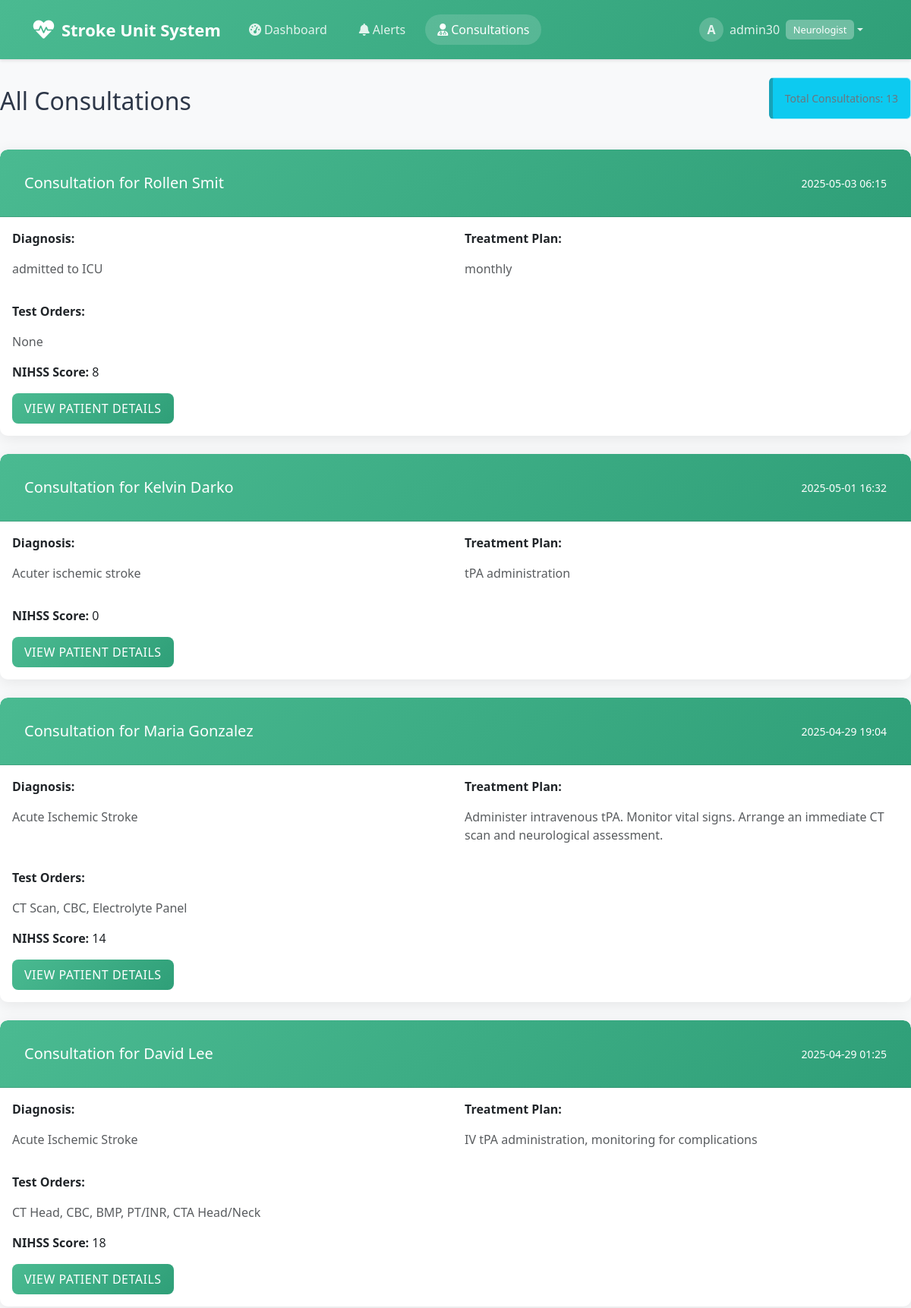
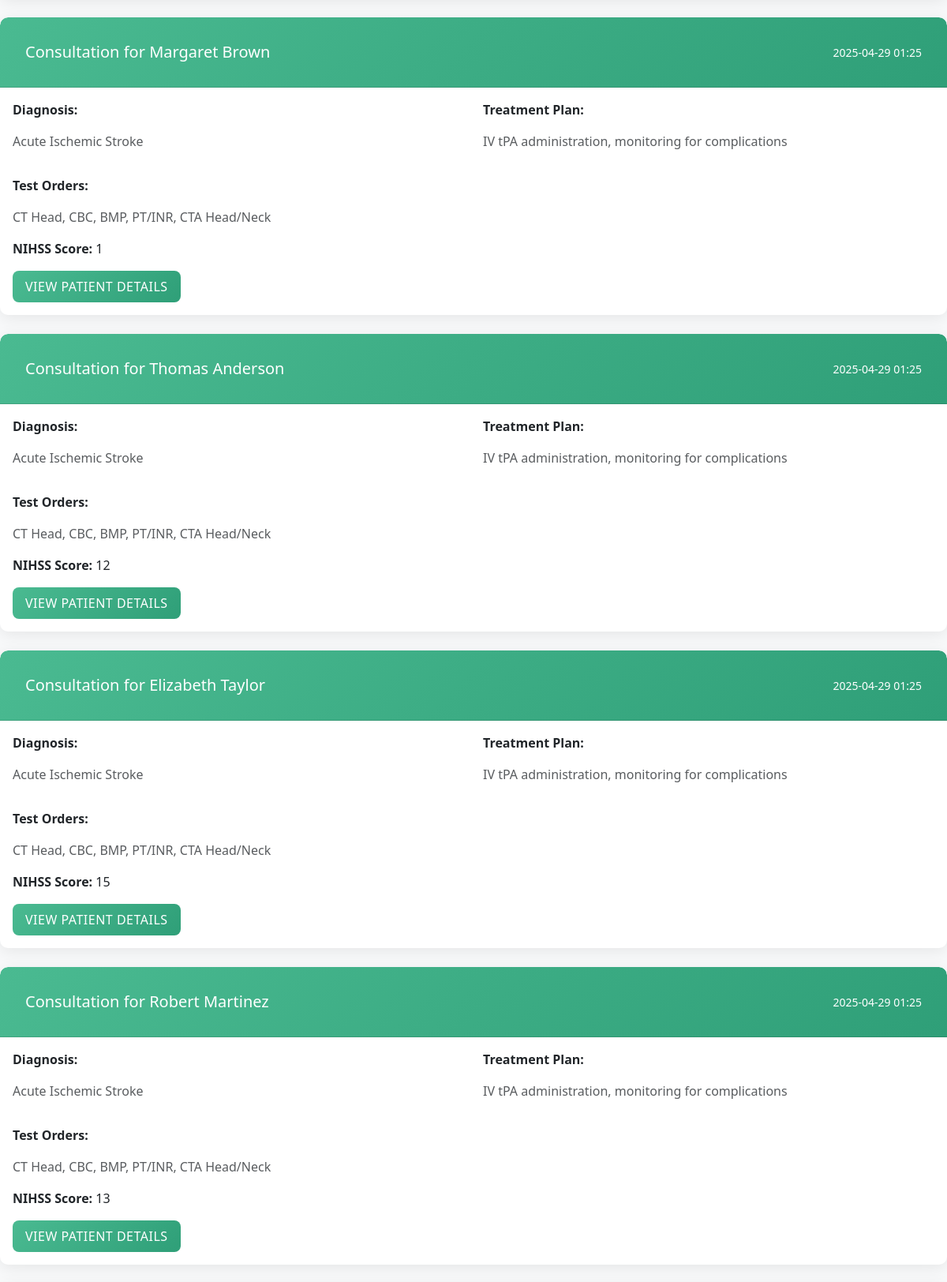
The page /consultations/ (signed in, upper part) on the database its author committed (2 pictures, top to bottom).
### patientsystem/models.py (models this page shows, shortened)
class UserProfile(models.Model):
    user = models.OneToOneField(User, on_delete=models.CASCADE)
    role = models.CharField(max_length=20, choices=[
        ('technician', 'Technician'),
        ('neurologist', 'Neurologist')
    ], default='technician')

class Consultation(models.Model):
    patient = models.ForeignKey(Patient, on_delete=models.CASCADE, related_name='consultations')
    date = models.DateTimeField(auto_now_add=True)
    symptom_onset_time = models.DateTimeField(null=True, blank=True)
    diagnosis = models.TextField()
    treatment_plan = models.TextField()
    test_orders = models.TextField(blank=True)
    vitals = models.OneToOneField(Vitals, on_delete=models.CASCADE)
    nihss_score = models.IntegerField()
    tpa_approved = models.BooleanField(default=False, verbose_name="TPA Approved")
    tpa_approval_notes = models.TextField(blank=True, verbose_name="TPA Approval Notes")

class Patient(models.Model):
    GENDER_CHOICES = [
        ('M', 'Male'),
        ('F', 'Female'),
        ('O', 'Other'),
    ]
    hospital_id = models.CharField(max_length=10, unique=True, blank=True)
    first_name = models.CharField(max_length=100)
    last_name = models.CharField(max_length=100)
    date_of_birth = models.DateField()
    gender = models.CharField(max_length=1, choices=GENDER_CHOICES)
    chief_complaint = models.TextField(blank=True)
    address = models.TextField(blank=True)
    phone_number = models.CharField(max_length=20, blank=True)
    emergency_contact = models.CharField(max_length=100, blank=True)
    medical_history = models.TextField(blank=True)
    current_medications = models.TextField(blank=True)
    allergies = models.TextField(blank=True)
    vitals = models.OneToOneField(Vitals, on_delete=models.CASCADE)
    nihss_score = models.IntegerField(default=0)
    nihss_last_updated = models.DateTimeField(auto_now=True)
    created_at = models.DateTimeField(auto_now_add=True)
    updated_at = models.DateTimeField(auto_now=True)
    @property
    def name(self):
        return f"{self.first_name} {self.last_name}"

### patientsystem/decorators.py (the view)
        def wrapped_view(request, *args, **kwargs):
            if not check_role(request.user):
                messages.error(request, f'Only {role}s can access this page.')
                return redirect('patientsystem:dashboard')
            return view_func(request, *args, **kwargs)

### patientsystem/views.py (called while the page is built)
@login_required
@neurologist_required
def consultations(request):
    try:
        consultations = Consultation.objects.all().order_by('-date')
        return render(request, 'patientsystem/consultations.html', {
            'consultations': consultations
        })
    except Exception as e:
        messages.error(request, f'Error accessing consultations: {str(e)}')
        return redirect('patientsystem:dashboard')

### templates/patientsystem/consultations.html (shortened to what this page needs)
{% extends 'base.html' %}
{% block content %}
<div class="d-flex justify-content-between align-items-center mb-4">
    <h2>All Consultations</h2>
    <div class="alert alert-info">
        Total Consultations: {{ consultations|length }}
    </div>
</div>
<div class="row">
    {% for consultation in consultations %}
    <div class="col-12 mb-4">
        <div class="card">
            <div class="card-header bg-primary text-white">
                <div class="d-flex justify-content-between align-items-center">
                    <h5 class="card-title mb-0">
                        Consultation for {{ consultation.patient.name }}
                    </h5>
                    <small>{{ consultation.date|date:"Y-m-d H:i" }}</small>
                </div>
            </div>
            <div class="card-body">
                <div class="row">
                    <div class="col-md-6">
                        <p><strong>Diagnosis:</strong></p>
                        <p class="text-muted">{{ consultation.diagnosis }}</p>
                    </div>
                    <div class="col-md-6">
                        <p><strong>Treatment Plan:</strong></p>
                        <p class="text-muted">{{ consultation.treatment_plan }}</p>
                    </div>
                </div>
                {% if consultation.test_orders %}
                <div class="mt-3">
                    <p><strong>Test Orders:</strong></p>
                    <p class="text-muted">{{ consultation.test_orders }}</p>
                </div>
                {% endif %}
                <div class="mt-3">
                    <p><strong>NIHSS Score:</strong> {{ consultation.nihss_score }}</p>
                </div>
                <div class="mt-3">
                    <a href="{% url 'patientsystem:patient_detail' consultation.patient.id %}" class="btn btn-primary">
                        View Patient Details
                    </a>
                </div>
            </div>
        </div>
    </div>
    {% empty %}
    <div class="col-12">
        <div class="alert alert-success">
            No consultations recorded yet.
        </div>
    </div>
    {% endfor %}
</div>
{% endblock %}

### templates/base.html (shortened to what this page needs)
{% load static %}
<!DOCTYPE html>
<html lang="en">
<head>
    <link href="https://cdn.jsdelivr.net/npm/bootstrap@5.3.0/dist/css/bootstrap.min.css" rel="stylesheet">
    <link href="https://cdnjs.cloudflare.com/ajax/libs/font-awesome/6.0.0/css/all.min.css" rel="stylesheet">
    <link href="{% static 'css/style.css' %}" rel="stylesheet">
</head>
<body class="d-flex flex-column min-vh-100">
    <nav class="navbar navbar-expand-lg navbar-dark sticky-top">
        <div class="container">
            <a class="navbar-brand d-flex align-items-center" href="{% url 'patientsystem:dashboard' %}">
                <i class="fas fa-heartbeat me-2 fa-lg pulse"></i>
                <span>Stroke Unit System</span>
            </a>
            <div class="collapse navbar-collapse" id="navbarNav">
                <ul class="navbar-nav me-auto">
                    {% if user.is_authenticated %}
                    <li class="nav-item">
                        <a class="nav-link rounded-pill px-3 {% if request.resolver_match.url_name == 'dashboard' %}active{% endif %}" href="{% url 'patientsystem:dashboard' %}">
                            <i class="fas fa-tachometer-alt me-1"></i>Dashboard
                        </a>
                    </li>
                    <li class="nav-item">
                        <a class="nav-link rounded-pill px-3 {% if request.resolver_match.url_name == 'alerts' %}active{% endif %}" href="{% url 'patientsystem:alerts' %}">
                            <i class="fas fa-bell me-1"></i>Alerts
                        </a>
                    </li>
                    {% if user.userprofile.role == 'neurologist' %}
                    <li class="nav-item">
                        <a class="nav-link rounded-pill px-3 {% if request.resolver_match.url_name == 'consultations' %}active{% endif %}" href="{% url 'patientsystem:consultations' %}">
                            <i class="fas fa-user-md me-1"></i>Consultations
                        </a>
                    </li>
                    {% endif %}
                    {% endif %}
                </ul>
                <ul class="navbar-nav">
                    {% if user.is_authenticated %}
                    <li class="nav-item dropdown">
                        <a class="nav-link dropdown-toggle rounded-pill px-3 d-flex align-items-center" href="#" id="navbarDropdown" role="button" data-bs-toggle="dropdown">
                            <div class="avatar-circle me-2">{{ user.username.0|upper }}</div>
                            <span>{{ user.username }}</span>
                            <span class="badge ms-2 role-badge">{{ user.userprofile.get_role_display }}</span>
                        </a>
                    </li>
                    {% endif %}
                </ul>
            </div>
        </div>
    </nav>
    <main class="flex-grow-1 py-4">
        {% block content %}{% endblock %}
    </main>
</body>
</html>

### static/css/style.css (style rules this page uses)
* { margin: 0; padding: 0; box-sizing: border-box; }
:root { --primary-color: #4aba91; --primary-dark: #2f9f78; --primary-light: #e6f7f2; --secondary-color: #6c757d; --success-color: #2f9f78; --danger-color: #dc3545; --warning-color: #ffc107; --info-color: #4aba91; --light-color: #f8f9fa; --dark-color: #212529; --border-radius: 12px; --box-shadow: 0 4px 20px rgba(0, 0, 0, 0.08); }
body { font-family: 'Poppins', sans-serif; background-color: #f5f7fb; color: #2d3748; min-height: 100vh; }
.navbar { background: linear-gradient(135deg, #4aba91 0%, #2f9f78 100%) !important; box-shadow: 0 2px 10px rgba(0, 0, 0, 0.1); padding: 15px 0; }
.navbar-brand { font-weight: 600; font-size: 22px; color: white !important; }
.navbar-dark .navbar-nav .nav-link { color: rgba(255, 255, 255, 0.85); font-weight: 500; transition: all 0.3s ease; margin: 0 5px; }
.navbar-dark .navbar-nav .nav-link:hover, .navbar-dark .navbar-nav .nav-link.active { color: white; background-color: rgba(255, 255, 255, 0.15); }
.avatar-circle { width: 32px; height: 32px; background-color: rgba(255, 255, 255, 0.2); border-radius: 50%; display: flex; align-items: center; justify-content: center; font-weight: 600; }
.role-badge { background-color: rgba(255, 255, 255, 0.3); color: white; font-size: 0.8em; padding: 4px 8px; border-radius: 20px; }
.pulse { animation: pulse-animation 2s infinite; }
.btn-primary { background: linear-gradient(135deg, #4aba91 0%, #2f9f78 100%); border: none; border-radius: 10px; padding: 0.75rem 1.5rem; font-weight: 500; text-transform: uppercase; letter-spacing: 0.5px; transition: all 0.3s ease; }
.card { border: none; border-radius: var(--border-radius); box-shadow: var(--box-shadow); overflow: hidden; transition: transform 0.3s ease, box-shadow 0.3s ease; }
.card-header { background: linear-gradient(135deg, #4aba91 0%, #2f9f78 100%) !important; padding: 2rem !important; border: none; color: white; }
body { background-color: #f8f9fa; font-family: 'Segoe UI', Tahoma, Geneva, Verdana, sans-serif; }
.navbar { box-shadow: 0 2px 4px rgba(0,0,0,.1); }
.navbar-brand { font-weight: 600; }
.card { border: none; border-radius: 10px; transition: transform 0.2s, box-shadow 0.2s; }
.card-header { background-color: white; border-bottom: 1px solid rgba(0,0,0,.125); border-radius: 10px 10px 0 0 !important; }
.btn { border-radius: 8px; padding: 0.5rem 1rem; font-weight: 500; transition: all 0.2s; }
.btn-primary { background-color: var(--primary-color); border: none; }
.badge { padding: 0.5em 0.75em; border-radius: 6px; font-weight: 500; }
.alert-info { background-color: #0dcaf0; color: white; }
.alert-info { border-left: 4px solid #17a2b8; }
.alert-info { color: #6c757d; font-size: 0.875rem; }
.alert-info { border-left: 5px solid #17a2b8; }

### rows shown on the page
Consultation: patient.name "Rollen Smit", date "2025-05-03 06:15", diagnosis "admitted to ICU", treatment_plan "monthly", test_orders "None", nihss_score "8"
Consultation: patient.name "Kelvin Darko", date "2025-05-01 16:32", diagnosis "Acuter ischemic stroke", treatment_plan "tPA administration", nihss_score "0"
Consultation: patient.name "Maria Gonzalez", date "2025-04-29 19:04", diagnosis "Acute Ischemic Stroke", treatment_plan "Administer intravenous tPA. Monitor vital signs. Arrange an immediate CT scan and neurological assessment.", test_orders "CT Scan, CBC, Electrolyte Panel", nihss_score "14"
Consultation: patient.name "David Lee", date "2025-04-29 01:25", diagnosis "Acute Ischemic Stroke", treatment_plan "IV tPA administration, monitoring for complications", test_orders "CT Head, CBC, BMP, PT/INR, CTA Head/Neck", nihss_score "18"
Consultation: patient.name "Margaret Brown", date "2025-04-29 01:25", diagnosis "Acute Ischemic Stroke", treatment_plan "IV tPA administration, monitoring for complications", test_orders "CT Head, CBC, BMP, PT/INR, CTA Head/Neck", nihss_score "1"
Consultation: patient.name "Thomas Anderson", date "2025-04-29 01:25", diagnosis "Acute Ischemic Stroke", treatment_plan "IV tPA administration, monitoring for complications", test_orders "CT Head, CBC, BMP, PT/INR, CTA Head/Neck", nihss_score "12"
Consultation: patient.name "Elizabeth Taylor", date "2025-04-29 01:25", diagnosis "Acute Ischemic Stroke", treatment_plan "IV tPA administration, monitoring for complications", test_orders "CT Head, CBC, BMP, PT/INR, CTA Head/Neck", nihss_score "15"
Consultation: patient.name "Robert Martinez", date "2025-04-29 01:25", diagnosis "Acute Ischemic Stroke", treatment_plan "IV tPA administration, monitoring for complications", test_orders "CT Head, CBC, BMP, PT/INR, CTA Head/Neck", nihss_score "13"

### other values the page prints
{{ user.username.0|upper }} "A"
{{ user.username }} "admin30"
{{ user.userprofile.get_role_display }} "Neurologist"
{{ consultations|length }} "13"
